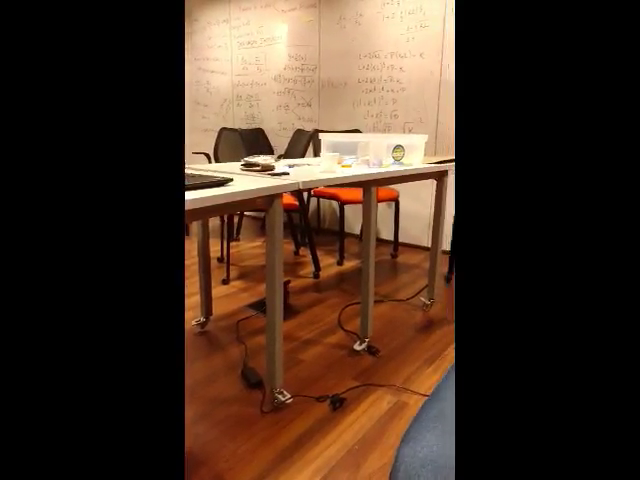
#> input picture frame 34 of video2.mp4, 640 x 480 px, given in place of IMG_1926.MOV, which was not available
$ python houghlines_toy.py
#> lines starting #> are read from the running program, lines starting #| are printed output that depends on the picture; after the words box and inside, x2 and y2 are one past the last pixel; in counts of white or black regions, pixels touching at a corner belong together; pictures that were not available may be replaced by others from this repository, and a replacement may not be noted
#!/usr/bin/python
#-*- coding:utf-8 -*-

'''
This example illustrates how to use Hough Transform to find lines

Usage:
    houghlines.py [<image_name>]
    image argument defaults to ./pic1.png
'''

# Python 2/3 compatibility
from __future__ import print_function

import cv2
import numpy as np
import sys
import math

cap = cv2.VideoCapture("IMG_1926.MOV")

while(True):

    ret, frame = cap.read()
#> frame is the input picture: shape (480, 640, 3); mean B, G, R 33, 46.7, 66.5

    src = frame
    dst = cv2.Canny(src, 50, 200) # aplica o detector de bordas de Canny à imagem src
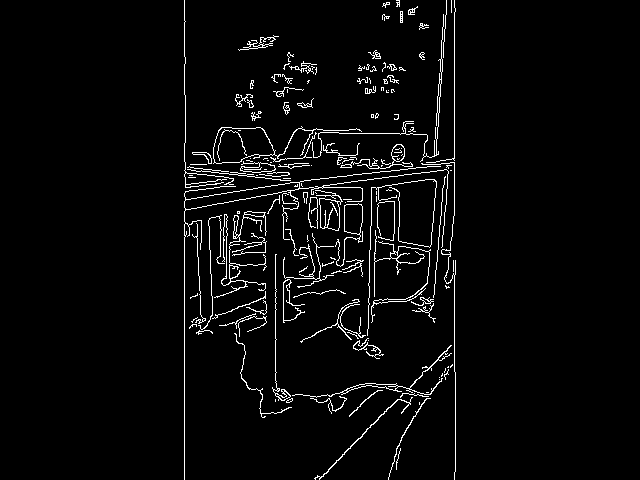
#> dst: shape (480, 640); 3.5% white in thin lines or dots, all inside (x1, y1, x2, y2) = (184, 0, 456, 480)
    cdst = cv2.cvtColor(dst, cv2.COLOR_GRAY2BGR) # Converte a imagem para BGR para permitir desenho colorido


    if True: # HoughLinesP

        lines = cv2.HoughLinesP(dst, 1, math.pi/180.0, 40, np.array([]), 50, 10)
#> lines = 45 rows, first 6: [454, 215, 454, 0], [184, 479, 184, 193], [319, 478, 454, 343], [455, 471, 455, 372], [275, 401, 275, 254], [432, 179, 443, 14]
        print("Used Probabilistic Rough Transform")
        print("The probabilistic hough transform returns the end points of the detected lines")
        a,b,c = lines.shape
#> a = 45; b = 1; c = 4

        sizes = []

        for i in range(a):

            def line_size(lines):
                size = math.sqrt((lines[i][0][2] - lines[i][0][0])**2 + (lines[i][0][3] - lines[i][0][1])**2)
                return size

            size = line_size(lines)

            sizes.append(size)

            # Faz uma linha ligando o ponto inicial ao ponto final, com a cor vermelha (BGR)
            cv2.line(cdst, (lines[i][0][0], lines[i][0][1]), (lines[i][0][2], lines[i][0][3]), (0, 0, 255), 3)
#> this loop made 45 passes
#> size on passes 1 to 12: 215, 286, 190.9, 99, 147, 165.4, 147.1, 63, 151.5, 179.4, 75.03, 115.6
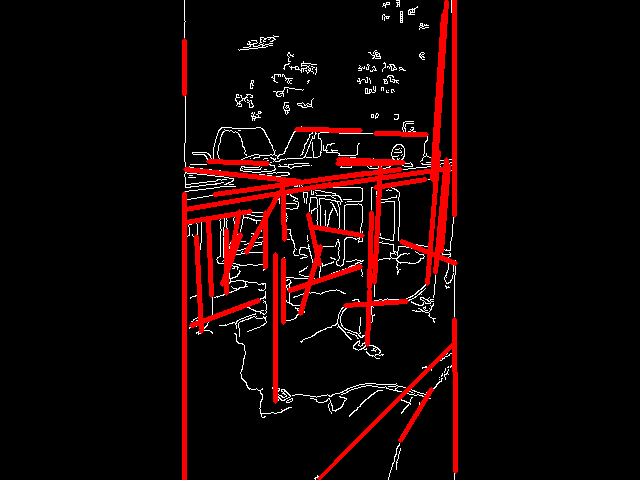
#> cdst: shape (480, 640, 3); mean B, G, R 5.2, 5.2, 20.9
#> after the loop, sizes = 45 values, max 286 at index 1, min 50.64 at index 20, mean 93.84

        linha1 = max(sizes)
#> linha1 = 286
        indx1 = sizes.index(max(sizes))
#> indx1 = 1
        sizes[indx1] = 0

        linha2 = max(sizes)
#> linha2 = 215
        indx2 = sizes.index(linha2)
#> indx2 = 0

        x_inicial = int(round((lines[indx1][0][0] + lines[indx2][0][0])/2))
#> x_inicial = 319
        x_final = int(round((lines[indx1][0][2] + lines[indx2][0][2])/2))
#> x_final = 319
        y_inicial = int(round((lines[indx1][0][1] + lines[indx2][0][1])/2))
#> y_inicial = 347
        y_final = int(round((lines[indx1][0][3] + lines[indx2][0][3])/2))
#> y_final = 96

        cv2.line(cdst, (x_inicial, y_inicial), (x_final, y_final), (0, 255, 0), 3)
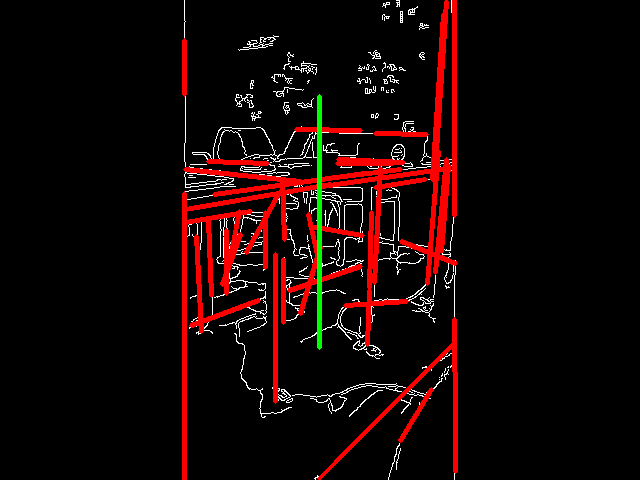
#> cdst: shape (480, 640, 3); 0.41% of pixels changed, all inside (x1, y1, x2, y2) = (317, 94, 322, 350)

    else:    # HoughLines
        # Esperemos nao cair neste caso
        lines = cv2.HoughLines(dst, 1, math.pi/180.0, 50, np.array([]), 0, 0)
        a,b,c = lines.shape
        for i in range(a):
            rho = lines[i][0][0]
            theta = lines[i][0][1]
            a = math.cos(theta)
            b = math.sin(theta)
            x0, y0 = a*rho, b*rho
            pt1 = ( int(x0+1000*(-b)), int(y0+1000*(a)) )
            pt2 = ( int(x0-1000*(-b)), int(y0-1000*(a)) )
            cv2.line(cdst, pt1, pt2, (0, 0, 255), 3)
        print("Used old vanilla Hough transform")
        print("Returned points will be radius and angles")

    cv2.imshow("detected lines", cdst)
    cv2.waitKey(1)

cap.release()
cv2.destroyAllWindows()

$ run again, starting later in the video
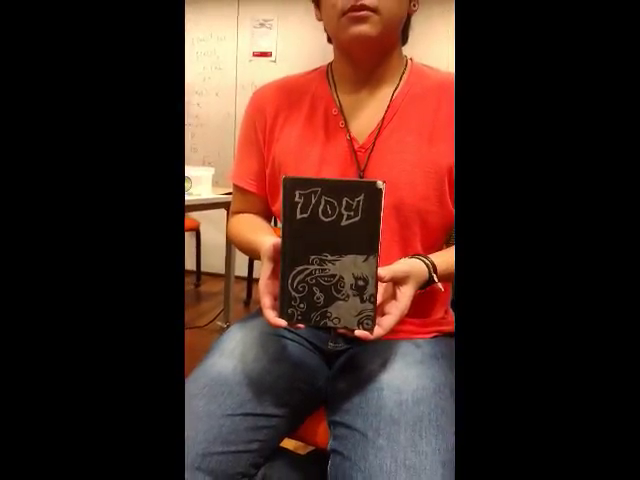
#> input picture frame 153 of video2.mp4, 640 x 480 px, given in place of IMG_1926.MOV, which was not available
#> frame is the input picture: shape (480, 640, 3); mean B, G, R 31, 38.5, 64.6
#> `dst = cv2.Canny(src, 50, 200)`:
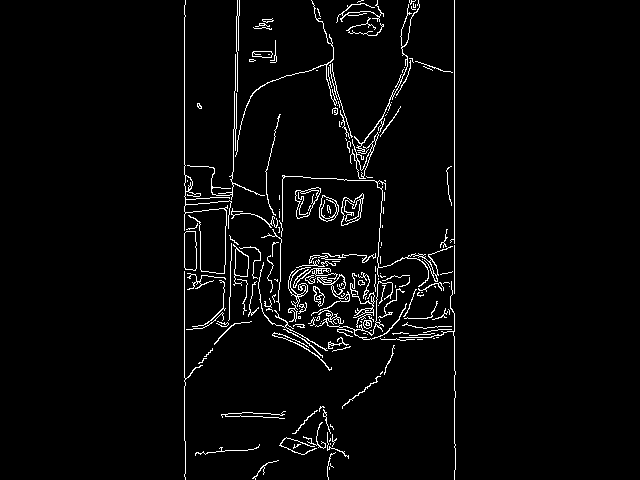
#> dst: shape (480, 640); 3.2% white in thin lines or dots, all inside (x1, y1, x2, y2) = (184, 0, 456, 480)
#> lines = 52 rows, first 6: [454, 447, 454, 313], [184, 440, 184, 5], [228, 329, 231, 239], [233, 171, 234, 118], [237, 91, 238, 38], [358, 180, 392, 92]
#> the loop `for i in range(a): ` made 52 passes
#> after the loop `for i in range(a):`: sizes = 52 values, max 435 at index 1, min 50.8 at index 48, mean 84.38
#> linha1 = 435
#> indx1 = 1
#> linha2 = 148.5
#> indx2 = 32
#> x_inicial = 204
#> x_final = 257
#> y_inicial = 352
#> y_final = 187
#> `cv2.line(cdst, (x_inicial, y_inicial), (x_final, y_final), (0, 255, 0)..`:
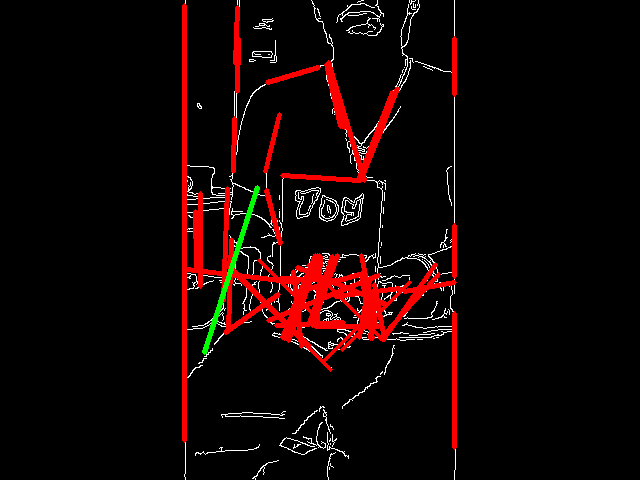
#> cdst: shape (480, 640, 3); mean B, G, R 4.6, 5.4, 18.3

$ run again, starting later in the video
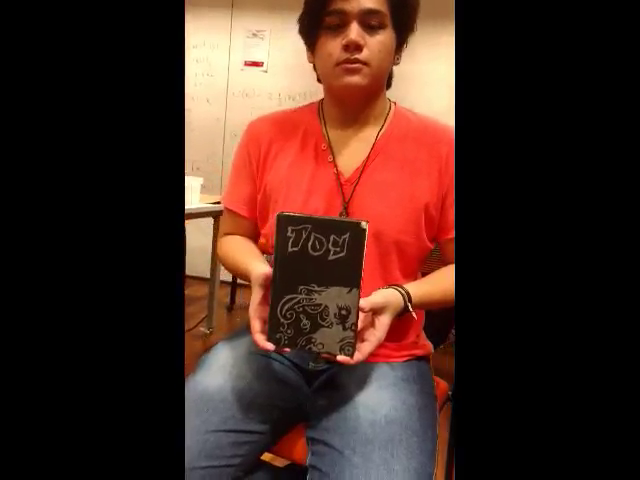
#> input picture frame 273 of video2.mp4, 640 x 480 px, given in place of IMG_1926.MOV, which was not available
#> frame is the input picture: shape (480, 640, 3); mean B, G, R 30.7, 39.3, 67.2
#> `dst = cv2.Canny(src, 50, 200)`:
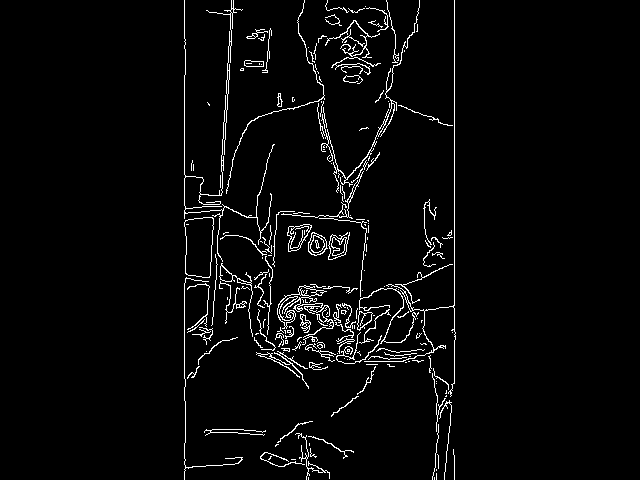
#> dst: shape (480, 640); 3.4% white in thin lines or dots, all inside (x1, y1, x2, y2) = (184, 0, 456, 480)
#> lines = 57 rows, first 6: [454, 383, 454, 0], [184, 226, 184, 75], [211, 335, 231, 42], [221, 157, 233, 9], [357, 324, 366, 222], [341, 220, 394, 101]
#> the loop `for i in range(a): ` made 57 passes
#> after the loop `for i in range(a):`: sizes = 57 values, max 383 at index 0, min 50.16 at index 51, mean 89.66
#> linha1 = 383
#> indx1 = 0
#> linha2 = 293.7
#> indx2 = 2
#> x_inicial = 332
#> x_final = 342
#> y_inicial = 359
#> y_final = 21
#> `cv2.line(cdst, (x_inicial, y_inicial), (x_final, y_final), (0, 255, 0)..`:
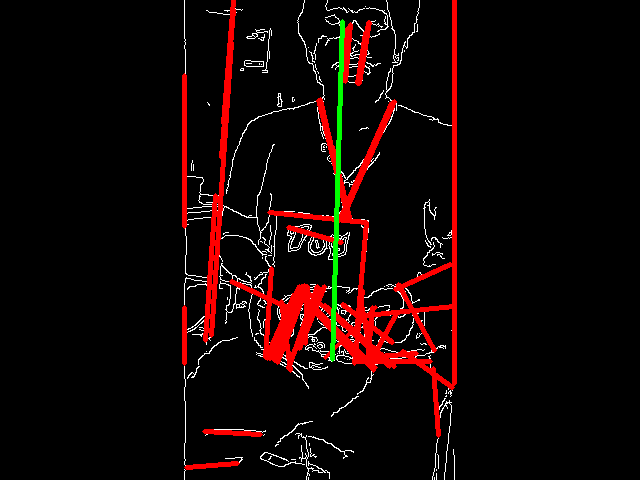
#> cdst: shape (480, 640, 3); mean B, G, R 4.7, 6.2, 19
